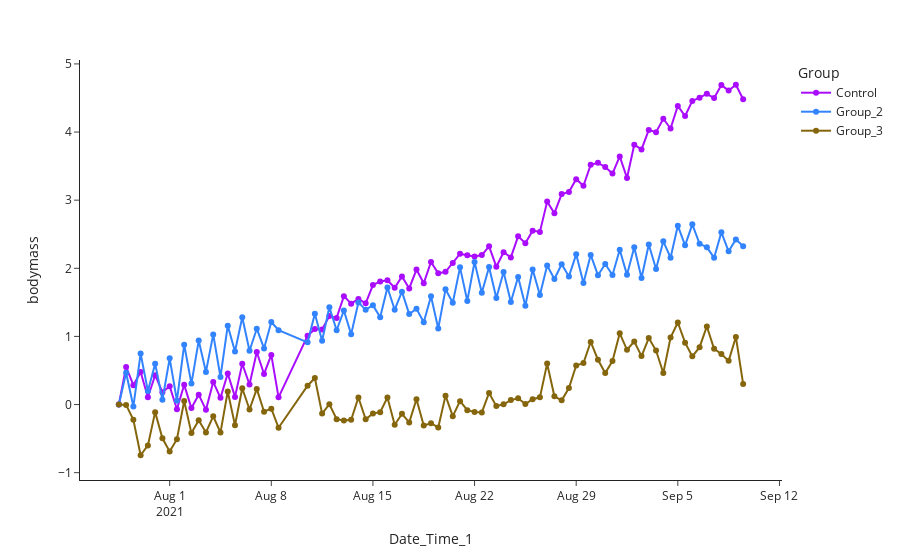

Notebook code cell kept with this figure:
### Markdown cell above
visualizing the dalta body weight change over time experiment period

### Code cell
# get the bodymass columns form dataframe (df = dataframe = data table)
bodymass_df = df_cleaned['bodymass']
# make a varibele to groupby on 
group_datetime = pd.Grouper(level=0, freq='12H')
Groups_ids = df_cleaned.index.get_level_values(2)
subjectIDs = df_cleaned.index.get_level_values(1) # optional to see each subject in df

# groupby the group_datetime -> each 12 hrs mean, and Groups_ids -> mean each group
bodymass_df_mean_each12hrs = df_cleaned.groupby(
  [group_datetime, Groups_ids]).agg({'bodymass': 'mean'})

# 
unstack_body_mass  = bodymass_df_mean_each12hrs['bodymass'].unstack() # get each group into seperte column
first_row_body_mass_for_each_group = unstack_body_mass.iloc[0] # get first value from each row
start_minus_each_point = unstack_body_mass - first_row_body_mass_for_each_group # substarct each weight in each row
bodymas_dalta_for_each_group_series = start_minus_each_point.stack() # stack groups columns on a new column (from wide to long format)

# data for visualizing
values = bodymas_dalta_for_each_group_series.values 
Group = bodymas_dalta_for_each_group_series.index.get_level_values(1)
date_time = bodymas_dalta_for_each_group_series.index.get_level_values(0)

fig = px.scatter(
  x=date_time, 
  y=values, 
  color=Group, 
  labels={
    'x': date_time.name, 
    'y': 'bodymass', 
    'color': Group.name
    },
    template='simple_white',
    color_discrete_sequence=colors
  )

fig.update_traces(mode='lines+markers')
